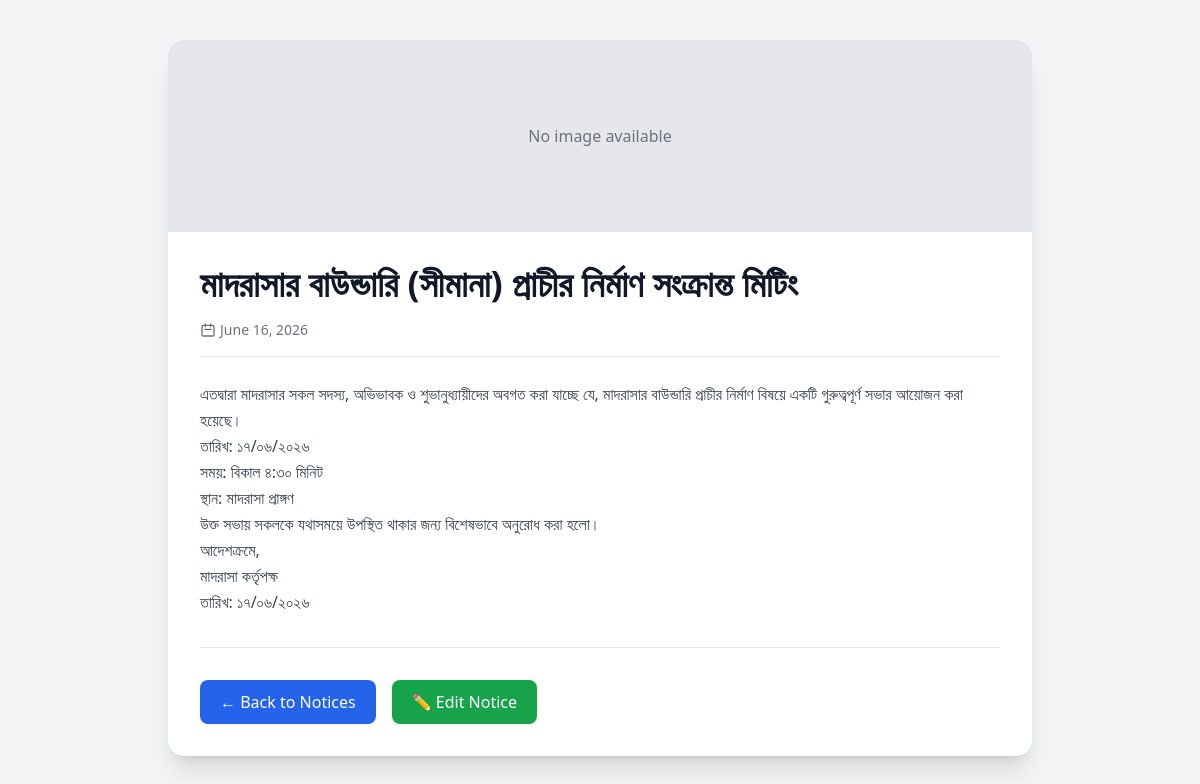
Screenshot of /notice_details/1/ with the database file from the repository.
### student/models.py (models this page shows, shortened)
class Notice(models.Model):
    title = models.CharField(max_length=100)
    desc = models.TextField(max_length=500)
    date = models.DateField(auto_now=True)
    created_at = models.DateTimeField(auto_now_add=True)
    class Meta:
        ordering = ['-created_at']

### student/views.py (the view)
# urls.py: path('notice_details/<int:id>/',views.notice_details, name='notice_details' ),
def notice_details(request, id):
    notice  = get_object_or_404(Notice, id=id)
    context = {'notice':notice}
    return render(request, 'notice/n_details.html', context )

### templates/notice/n_details.html (shortened to what this page needs)
<!DOCTYPE html>
<html lang="en">
<head>
    <script src="https://cdn.tailwindcss.com"></script>
</head>
<body class="bg-gray-100 min-h-screen">
    <div class="max-w-4xl mx-auto px-4 py-10">
        <div class="bg-white rounded-2xl shadow-xl overflow-hidden">
            {% if notice.image %}
                <img src="{{ notice.image.url }}" alt="{{ notice.title }}"
                     class="w-full h-72 object-cover">
            {% else %}
                <div class="w-full h-48 bg-gray-200 flex items-center justify-center text-gray-500">
                    No image available
                </div>
            {% endif %}
            <div class="p-6 md:p-8">
                <h1 class="text-3xl md:text-4xl font-extrabold text-gray-900 mb-4">
                    {{ notice.title }}
                </h1>
                <div class="flex flex-wrap items-center gap-4 text-sm text-gray-500 mb-6 pb-4 border-b">
                    {% if notice.created_at %}
                        <span class="flex items-center gap-1">
                            <svg class="w-4 h-4" fill="none" stroke="currentColor" viewBox="0 0 24 24">
                                <path stroke-linecap="round" stroke-linejoin="round" stroke-width="2" d="M8 7V3m8 4V3m-9 8h10M5 21h14a2 2 0 002-2V7a2 2 0 00-2-2H5a2 2 0 00-2 2v12a2 2 0 002 2z" />
                            </svg>
                            {{ notice.created_at|date:"F j, Y" }}
                        </span>
                    {% endif %}
                </div>
                <div class="prose prose-lg max-w-none text-gray-700 leading-relaxed">
                    {{ notice.desc|linebreaks|default:"No content provided." }}
                </div>
                <div class="border-t my-8"></div>
                <div class="flex flex-wrap gap-4">
                    <a href="{% url 'notice_list' %}"
                       class="inline-flex items-center gap-2 bg-blue-600 hover:bg-blue-700 text-white font-medium px-5 py-2.5 rounded-lg transition shadow-sm">
                        ← Back to Notices
                    </a>
                    <a href="/"
                       class="inline-flex items-center gap-2 bg-green-600 hover:bg-green-700 text-white font-medium px-5 py-2.5 rounded-lg transition shadow-sm">
                        ✏️ Edit Notice
                    </a>
                </div>
            </div>
        </div>
    </div>
</body>
</html>

### rows the page displays
Notice: title "মাদরাসার বাউন্ডারি (সীমানা) প্রাচীর নির্মাণ সংক্রান্ত মিটিং", created_at "June 16, 2026", desc "এতদ্বারা মাদরাসার সকল সদস্য, অভিভাবক ও শুভানুধ্যায়ীদের অবগত করা যাচ্ছে যে, মাদরাসার বাউন্ডারি প্রাচীর নির্মাণ বিষয়ে একটি গুরুত্বপূর্ণ সভার আয়োজন করা হয়েছে। তারিখ: ১৭/০৬/২০২৬ সময়: বিকাল ৪:৩০ মিনিট স্থান: মাদরাসা প্রাঙ্গণ উক্ত সভায় সকলকে যথাসময়ে উপস্থিত থাকার জন্য বিশেষভাবে অনুরোধ করা হলো। আদেশক্রমে, মাদরাসা কর্তৃপক্ষ তারিখ: ১৭/০৬/২০২৬"
